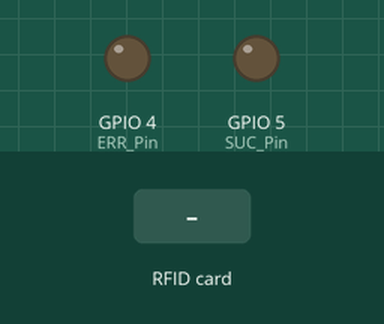
Bench run of a sketch on a simulated ESP8266 (NodeMCU). Shown: output pins drawn as LEDs (lit = HIGH). Inputs (shaded band) come from the test bench. WiFi joins after 1.5 s; servers stay silent unless stated; uploads are accepted with an empty reply; what the sketch prints to the serial monitor is not drawn.

Above: at 3.4 s.
3.5 s: RFID card 5E 7A 19 C4 held to the reader
At 4.5 s:
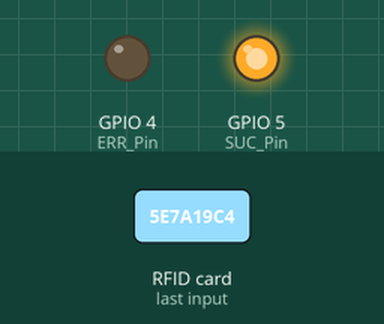
Timing chart, 0 to 8.2 s (numbered marks = the images above; inputs shaded):
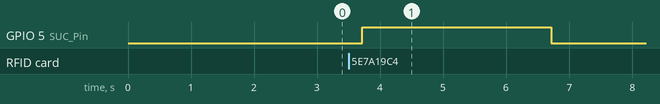

The sketch:

arduino_code.ino
```cpp
#include <SPI.h>
#include <MFRC522.h>
#include <ESP8266HTTPClient.h>
#include <WiFiClient.h>
#include <ESP8266WiFi.h>

#define RST_PIN         0          // Reset pin connected to D3
#define SS_PIN          15         // SDA pin connected to D8

#define ERR_Pin         4          // Pin Connected to red led
#define SUC_Pin          5         // Pin Connected to blue led

MFRC522 mfrc522(SS_PIN, RST_PIN);  // MFRC522 instance

const char *ssid =".";
const char *password = "nahibeja";
const char *host = "http://192.168.137.253:3000/api/attendances/postAttendance";

HTTPClient http; //Declare an object of class HTTPClient
WiFiClient client;


String uuid = "";
String postData;

void setup() {
    pinMode(ERR_Pin, OUTPUT);
    pinMode(SUC_Pin, OUTPUT);

    Serial.begin(115200);   // Initialize serial communications with the PC
    delay(4);
    while (!Serial);
    connectToWifi();
    SPI.begin();      // Init SPI bus
    mfrc522.PCD_Init();   // Init MFRC522

    delay(4);       // Optional delay. Some board do need more time after init to be ready, see Readme

}

void loop() {

  // Reset the loop if no new card present.
  if ( ! mfrc522.PICC_IsNewCardPresent()) {
    return;
  }

  // Select one of the cards
  // Returns true if a UID could be read.
  if ( ! mfrc522.PICC_ReadCardSerial()) {
    return;
  }

   for (int i = 0; i < 4; i++){
    uuid += String(mfrc522.uid.uidByte[i], HEX) ;
    uuid.toUpperCase();
   }

   Serial.println(uuid);
   sendPostR(uuid);


    Serial.println("");
    delay(1000);
    uuid = "";
}

void connectToWifi(){
  WiFi.begin(ssid, password); //Connect to your WiFi
  Serial.print("Connecting");
  while (WiFi.status() != WL_CONNECTED) {
    delay(500); // Loop untill the wifi is connected
    Serial.print(".");
    digitalWrite(LED_BUILTIN, HIGH);
    delay(300);
    digitalWrite(LED_BUILTIN, LOW);
    delay(300);
    }

  Serial.println("");
  Serial.print("IP address — ");
  Serial.println(WiFi.localIP()); //IP address assigned to your ESP8266

}

void sendPostR(String rid) {

postData = "rfid=" + rid ;
http.begin(client, host);
http.addHeader("Content-Type", "application/x-www-form-urlencoded");
int httpCode = http.POST(postData);
String payload = http.getString();
Serial.println(httpCode);
http.end();
if(httpCode == 500){
  Serial.println("Not registered");
  digitalWrite(ERR_Pin, HIGH);
  delay(3000);
  digitalWrite(ERR_Pin, LOW);
}
else {
  Serial.println("Attendance taken! ");
  digitalWrite(SUC_Pin, HIGH);
  delay(3000);
  digitalWrite(SUC_Pin, LOW);
}

}
```

Measured:
- after the input at 3.5 s, GPIO 5 (SUC_Pin): LOW → HIGH after 0.22 s, → LOW 3.0 s later
